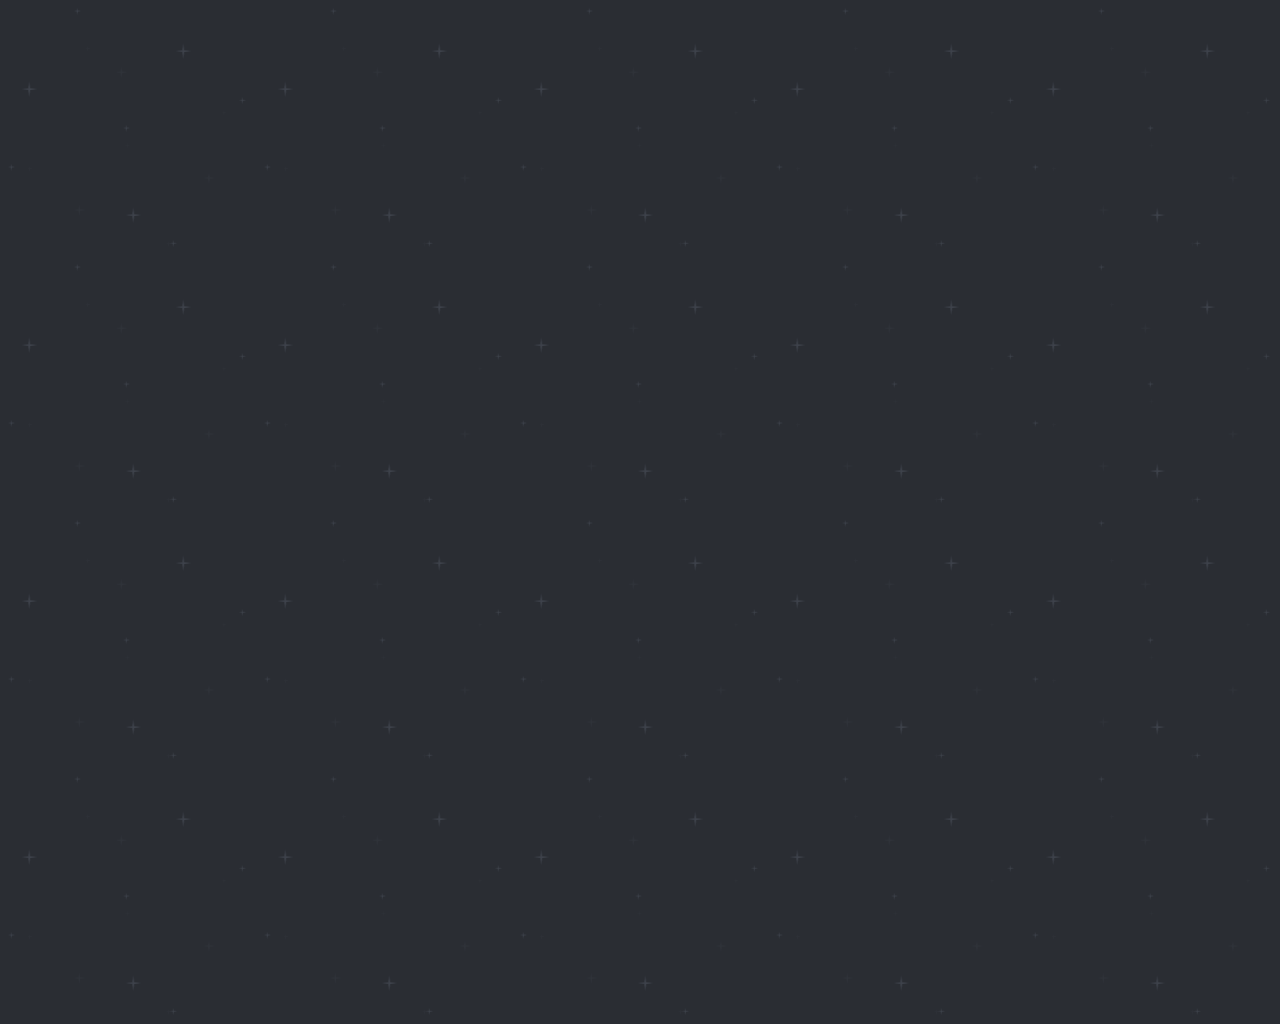

Tiled map render using the project's own tile images. Description and the whole map definition, tile-layer contents included, below:
An orthogonal 20x16 tile map with 64x64 px tiles, 1 tile layer (BackgroundLayer), 2 tilesets and 3 objects (playerShip3_red, EnemyWave, Boss).

<map version="1.10" tiledversion="1.11.2" orientation="orthogonal" renderorder="right-down" width="20" height="16" tilewidth="64" tileheight="64" infinite="0" nextlayerid="4" nextobjectid="7">
 <tileset firstgid="1" source="Background.tsx" />
 <tileset firstgid="17" source="GameAssets.tsx" />
 <layer id="1" name="BackgroundLayer" width="20" height="16">
  <data encoding="csv">
1,2,3,4,1,2,3,4,1,2,3,4,1,2,3,4,1,2,3,4,
5,6,7,8,5,6,7,8,5,6,7,8,5,6,7,8,5,6,7,8,
9,10,11,12,9,10,11,12,9,10,11,12,9,10,11,12,9,10,11,12,
13,14,15,16,13,14,15,16,13,14,15,16,13,14,15,16,13,14,15,16,
1,2,3,4,1,2,3,4,1,2,3,4,1,2,3,4,1,2,3,4,
5,6,7,8,5,6,7,8,5,6,7,8,5,6,7,8,5,6,7,8,
9,10,11,12,9,10,11,12,9,10,11,12,9,10,11,12,9,10,11,12,
13,14,15,16,13,14,15,16,13,14,15,16,13,14,15,16,13,14,15,16,
1,2,3,4,1,2,3,4,1,2,3,4,1,2,3,4,1,2,3,4,
5,6,7,8,5,6,7,8,5,6,7,8,5,6,7,8,5,6,7,8,
9,10,11,12,9,10,11,12,9,10,11,12,9,10,11,12,9,10,11,12,
13,14,15,16,13,14,15,16,13,14,15,16,13,14,15,16,13,14,15,16,
1,2,3,4,1,2,3,4,1,2,3,4,1,2,3,4,1,2,3,4,
5,6,7,8,5,6,7,8,5,6,7,8,5,6,7,8,5,6,7,8,
9,10,11,12,9,10,11,12,9,10,11,12,9,10,11,12,9,10,11,12,
13,14,15,16,13,14,15,16,13,14,15,16,13,14,15,16,13,14,15,16
</data>
 </layer>
 <objectgroup id="2" name="PlayerLayer">
  <object id="6" name="playerShip3_red" gid="17" x="587.674" y="740.571" width="98" height="75">
   <properties>
    <property name="fireRate" type="float" value="0.75" />
    <property name="speed" type="float" value="300" />
   </properties>
  </object>
 </objectgroup>
 <objectgroup id="3" name="EnemyWaves">
  <object id="3" name="EnemyWave" x="135.848" y="-146.865" width="918.939" height="141.86" rotation="0.0958349">
   <properties>
    <property name="SpawnTime" type="float" value="2" />
    <property name="Speed" type="float" value="100" />
    <property name="TextureName" value="ufoRed" />
    <property name="Trigger" value="time" />
    <property name="health" type="int" value="1" />
    <property name="ufoCount" type="int" value="10" />
   </properties>
  </object>
  <object id="4" name="Boss" x="-101.042" y="-286.296" width="1553.07" height="137.209">
   <properties>
    <property name="SpawnTime" type="float" value="0.9" />
    <property name="Speed" type="float" value="170" />
    <property name="TextureName" value="ufoBlue" />
    <property name="Trigger" value="onClear" />
    <property name="health" type="int" value="2" />
    <property name="ufoCount" type="int" value="3" />
   </properties>
  </object>
 </objectgroup>
</map>
